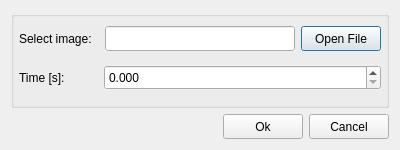
<?xml version="1.0" encoding="UTF-8"?>
<ui version="4.0">
 <class>diagImageSelect</class>
 <widget class="QDialog" name="diagImageSelect">
  <property name="geometry">
   <rect>
    <x>0</x>
    <y>0</y>
    <width>400</width>
    <height>150</height>
   </rect>
  </property>
  <property name="minimumSize">
   <size>
    <width>300</width>
    <height>150</height>
   </size>
  </property>
  <property name="maximumSize">
   <size>
    <width>400</width>
    <height>200</height>
   </size>
  </property>
  <property name="windowTitle">
   <string>Image Selection</string>
  </property>
  <property name="modal">
   <bool>true</bool>
  </property>
  <layout class="QVBoxLayout" name="formLayout">
   <item>
    <widget class="QGroupBox" name="gBox">
     <property name="title">
      <string/>
     </property>
     <layout class="QVBoxLayout" name="vLayout">
      <property name="spacing">
       <number>5</number>
      </property>
      <property name="leftMargin">
       <number>5</number>
      </property>
      <property name="topMargin">
       <number>0</number>
      </property>
      <property name="rightMargin">
       <number>5</number>
      </property>
      <property name="bottomMargin">
       <number>5</number>
      </property>
      <item>
       <layout class="QHBoxLayout" name="hLayout2">
        <property name="spacing">
         <number>6</number>
        </property>
        <item>
         <widget class="QLabel" name="lblImag">
          <property name="minimumSize">
           <size>
            <width>80</width>
            <height>25</height>
           </size>
          </property>
          <property name="maximumSize">
           <size>
            <width>16777215</width>
            <height>25</height>
           </size>
          </property>
          <property name="text">
           <string>Select image:</string>
          </property>
         </widget>
        </item>
        <item>
         <widget class="QLineEdit" name="tBoxImag">
          <property name="minimumSize">
           <size>
            <width>0</width>
            <height>25</height>
           </size>
          </property>
          <property name="maximumSize">
           <size>
            <width>16777215</width>
            <height>25</height>
           </size>
          </property>
          <property name="autoFillBackground">
           <bool>true</bool>
          </property>
          <property name="readOnly">
           <bool>true</bool>
          </property>
         </widget>
        </item>
        <item>
         <widget class="QPushButton" name="btnImag">
          <property name="minimumSize">
           <size>
            <width>75</width>
            <height>25</height>
           </size>
          </property>
          <property name="maximumSize">
           <size>
            <width>16777215</width>
            <height>25</height>
           </size>
          </property>
          <property name="text">
           <string>Open File</string>
          </property>
         </widget>
        </item>
       </layout>
      </item>
      <item>
       <layout class="QHBoxLayout" name="hLayout1">
        <item>
         <widget class="QLabel" name="lblTime">
          <property name="minimumSize">
           <size>
            <width>80</width>
            <height>25</height>
           </size>
          </property>
          <property name="maximumSize">
           <size>
            <width>16777215</width>
            <height>25</height>
           </size>
          </property>
          <property name="text">
           <string>Time [s]:</string>
          </property>
         </widget>
        </item>
        <item>
         <widget class="QDoubleSpinBox" name="dBoxTime">
          <property name="sizePolicy">
           <sizepolicy hsizetype="Expanding" vsizetype="Fixed">
            <horstretch>0</horstretch>
            <verstretch>0</verstretch>
           </sizepolicy>
          </property>
          <property name="minimumSize">
           <size>
            <width>0</width>
            <height>25</height>
           </size>
          </property>
          <property name="maximumSize">
           <size>
            <width>16777215</width>
            <height>25</height>
           </size>
          </property>
          <property name="autoFillBackground">
           <bool>true</bool>
          </property>
          <property name="decimals">
           <number>3</number>
          </property>
          <property name="maximum">
           <double>9999.000000000000000</double>
          </property>
          <property name="singleStep">
           <double>0.010000000000000</double>
          </property>
         </widget>
        </item>
       </layout>
      </item>
     </layout>
    </widget>
   </item>
   <item>
    <layout class="QHBoxLayout" name="hLayout3">
     <item>
      <spacer name="hSpacer">
       <property name="orientation">
        <enum>Qt::Horizontal</enum>
       </property>
       <property name="sizeHint" stdset="0">
        <size>
         <width>40</width>
         <height>20</height>
        </size>
       </property>
      </spacer>
     </item>
     <item>
      <widget class="QPushButton" name="btnOk">
       <property name="minimumSize">
        <size>
         <width>0</width>
         <height>25</height>
        </size>
       </property>
       <property name="maximumSize">
        <size>
         <width>16777215</width>
         <height>25</height>
        </size>
       </property>
       <property name="text">
        <string>Ok</string>
       </property>
      </widget>
     </item>
     <item>
      <widget class="QPushButton" name="btnCancel">
       <property name="minimumSize">
        <size>
         <width>0</width>
         <height>25</height>
        </size>
       </property>
       <property name="maximumSize">
        <size>
         <width>16777215</width>
         <height>25</height>
        </size>
       </property>
       <property name="text">
        <string>Cancel</string>
       </property>
      </widget>
     </item>
    </layout>
   </item>
  </layout>
 </widget>
 <resources/>
 <connections/>
</ui>
